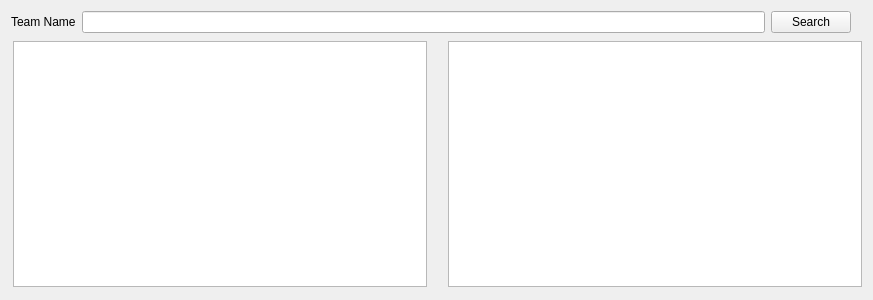
<?xml version="1.0" encoding="UTF-8"?>
<ui version="4.0">
 <class>team_information</class>
 <widget class="QWidget" name="team_information">
  <property name="geometry">
   <rect>
    <x>0</x>
    <y>0</y>
    <width>873</width>
    <height>300</height>
   </rect>
  </property>
  <property name="windowTitle">
   <string>Form</string>
  </property>
  <layout class="QVBoxLayout" name="verticalLayout">
   <item>
    <layout class="QHBoxLayout" name="horizontalLayout">
     <property name="rightMargin">
      <number>11</number>
     </property>
     <item>
      <widget class="QLabel" name="SearchTeamLabel">
       <property name="text">
        <string>Team Name</string>
       </property>
      </widget>
     </item>
     <item>
      <widget class="QLineEdit" name="SearchTeamSearcher"/>
     </item>
     <item>
      <widget class="QPushButton" name="SearchTeamButton">
       <property name="text">
        <string>Search</string>
       </property>
      </widget>
     </item>
    </layout>
   </item>
   <item>
    <layout class="QHBoxLayout" name="horizontalLayout_3" stretch="0,0,0">
     <property name="spacing">
      <number>1</number>
     </property>
     <property name="leftMargin">
      <number>2</number>
     </property>
     <property name="topMargin">
      <number>2</number>
     </property>
     <property name="rightMargin">
      <number>0</number>
     </property>
     <property name="bottomMargin">
      <number>2</number>
     </property>
     <item>
      <widget class="QTreeView" name="TeamInfoTree">
       <property name="maximumSize">
        <size>
         <width>16777215</width>
         <height>16777215</height>
        </size>
       </property>
      </widget>
     </item>
     <item>
      <spacer name="verticalSpacer">
       <property name="orientation">
        <enum>Qt::Vertical</enum>
       </property>
       <property name="sizeHint" stdset="0">
        <size>
         <width>20</width>
         <height>40</height>
        </size>
       </property>
      </spacer>
     </item>
     <item>
      <widget class="QTableView" name="PlayerInformation">
       <property name="styleSheet">
        <string notr="true">border-color: rgb(0, 0, 0);</string>
       </property>
      </widget>
     </item>
    </layout>
   </item>
  </layout>
 </widget>
 <resources/>
 <connections/>
</ui>
